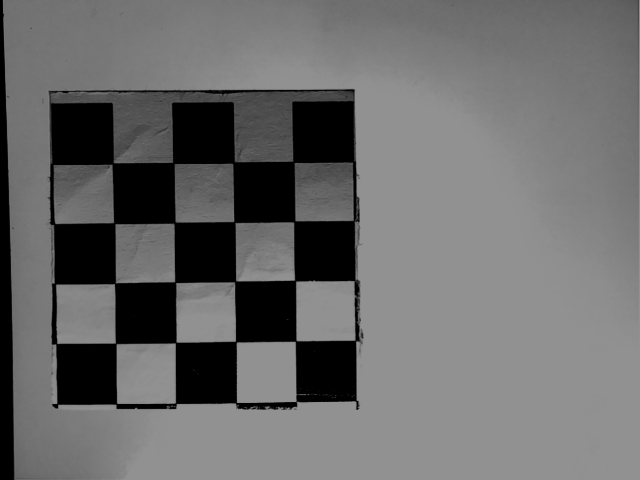
#> input picture 03__Project3/02__MainCode/calibration/000016.bmp, 640 x 480 px; its folder holds only this picture in this run; the run also reads 1 picture not shown here
$ jupyter execute --allow-errors 6_2_calibration.ipynb
#> lines starting #> are read from the running program, lines starting #| are printed output that depends on the picture; after the words box and inside, x2 and y2 are one past the last pixel; in counts of white or black regions, pixels touching at a corner belong together
### 03__Project3/02__MainCode/tools_camera.py
import numpy as np
import cv2
import os
from PIL import Image
from torchvision.transforms import transforms
from math import pi
import math
import random
import matplotlib.pyplot as plt

"""Data normalization"""
def normal(M):

    nPuntos = len(M[0])
    if len(M) == 3:
        puntos = np.concatenate(([M[0] / M[2]], [M[1] / M[2]]))
        centroid = np.array([[sum(puntos[0])], [sum(puntos[1])]]) / nPuntos
        resta = np.concatenate(([puntos[0] - centroid[0]], [puntos[1] - centroid[1]]))
        dista = np.diag(np.dot(np.transpose(resta), resta))
        dista2 = np.sqrt(dista)
        escala = sum(dista2) / nPuntos
        T = np.concatenate((np.concatenate((np.identity(len(puntos)) / escala, np.array([[0, 0]]))),
                            np.concatenate((centroid / -escala, np.array([[1]])))), axis=1)
        N = np.dot(T, M)
    if len(M) == 4:
        puntos = np.concatenate(([M[0] / M[3]], [M[1] / M[3]], [M[2] / M[3]]))
        centroid = np.array([[sum(puntos[0])], [sum(puntos[1])], [sum(puntos[2])]]) / nPuntos
        resta = np.concatenate(([puntos[0] - centroid[0]], [puntos[1] - centroid[1]], [puntos[2] - centroid[2]]))
        dista = np.diag(np.dot(np.transpose(resta), resta))
        dista2 = np.sqrt(dista)
        escala = sum(dista2) / nPuntos
        T = np.concatenate((np.concatenate((np.identity(len(puntos)) / escala, np.array([[0, 0, 0]]))),
                            np.concatenate((centroid / -escala, np.array([[1]])))), axis=1)
        N = np.dot(T, M)
    return N, T

"""Estimation of the projection matrix"""
def minEst(X, U):

    a = np.zeros((2 * len(X[0]), 11))
    b = np.zeros((2 * len(X[0]), 1))
    for i in range(2 * len(X[0])):
        for j in range(12):
            if i % 2 == 0:
                if j == 0:
                    a[i, j] = X[0][int(i / 2)]
                elif j == 1:
                    a[i, j] = X[1][int(i / 2)]
                elif j == 2:
                    a[i, j] = X[2][int(i / 2)]
                elif j == 3:
                    a[i, j] = X[3][int(i / 2)]
                elif j == 8:
                    a[i, j] = -U[0][int(i / 2)] * X[0][int(i / 2)]
                elif j == 9:
                    a[i, j] = -U[0][int(i / 2)] * X[1][int(i / 2)]
                elif j == 10:
                    a[i, j] = -U[0][int(i / 2)] * X[2][int(i / 2)]
                elif j == 11:
                    b[i, 0] = U[0][int(i / 2)] * X[3][int(i / 2)]
            else:
                if j == 4:
                    a[i, j] = X[0][int((i - 1) / 2)]
                elif j == 5:
                    a[i, j] = X[1][int((i - 1) / 2)]
                elif j == 6:
                    a[i, j] = X[2][int((i - 1) / 2)]
                elif j == 7:
                    a[i, j] = X[3][int((i - 1) / 2)]
                elif j == 8:
                    a[i, j] = -U[1][int((i - 1) / 2)] * X[0][int(i / 2)]
                elif j == 9:
                    a[i, j] = -U[1][int((i - 1) / 2)] * X[1][int(i / 2)]
                elif j == 10:
                    a[i, j] = -U[1][int((i - 1) / 2)] * X[2][int(i / 2)]
                elif j == 11:
                    b[i, 0] = U[1][int((i - 1) / 2)] * X[3][int(i / 2)]

    C = np.linalg.inv(np.dot(np.transpose(a), a))
    P = np.dot(np.dot(C, np.transpose(a)), b)

    E = b - np.dot(a, P)
    nPuntos = len(X)
    varianza = np.dot(np.transpose(E), E) / (2 * nPuntos - 11)
    covarza = varianza[0][0] * C
    covarzaN = np.concatenate((np.concatenate((covarza, np.zeros((11, 1))), axis=1), np.zeros((1, 12))))
    PestN = np.concatenate((P, np.array([[1]])))
    return PestN, covarzaN


"""Extraction of parameters from the estimated projection matrix"""
def param(P, varianza):

    lambd = math.sqrt(np.dot(np.transpose(P[8:11]), P[8:11]))
    p3V = varianza[8:11, 8:11]
    lambdaV = np.dot(np.dot(np.transpose(P[8:11]), p3V), P[8:11]) / (4 * np.dot(np.transpose(P[8:11]), P[8:11]))
    Pn = P / lambd
    Pn1V = (1 / (lambd ** 4)) * (P * lambdaV * np.transpose(P))
    Pn2V = varianza / (lambd ** 2)
    PnV = Pn1V + Pn2V

    p1 = Pn[0:3]
    p14 = Pn[3]
    p2 = Pn[4:7]
    p24 = Pn[7]
    p3 = Pn[8:11]
    p34 = Pn[11]

    P1V = PnV[0:3, 0:3]
    P14V = PnV[3][3]
    P2V = PnV[4:7, 4:7]
    P24V = PnV[7][7]
    P3V = PnV[8:11, 8:11]
    P34V = PnV[11][11]

    tz = p34
    tzV = P34V

    r3 = p3
    r3V = P3V

    uo = np.dot(np.transpose(p1), p3)
    uoV = np.dot(np.dot(np.transpose(p3), P1V), p3) + np.dot(np.dot(np.transpose(p1), P3V), p1)

    vo = np.dot(np.transpose(p2), p3)
    voV = np.dot(np.dot(np.transpose(p3), P2V), p3) + np.dot(np.dot(np.transpose(p2), P3V), p2)

    fu = math.sqrt(np.dot(np.transpose(p1), p1) - uo ** 2)
    fuV = (np.dot(np.dot(np.transpose(p1), P1V), p1) + np.dot(np.dot(uo, uoV), uo)) / (
                np.dot(np.transpose(p1), p1) - uo ** 2)

    fv = math.sqrt(np.dot(np.transpose(p2), p2) - vo ** 2)
    fvV = (np.dot(np.dot(np.transpose(p2), P2V), p2) + np.dot(np.dot(vo, voV), vo)) / (
                np.dot(np.transpose(p2), p2) - vo ** 2)

    tx = (p14 - np.dot(uo, p34)) / fu
    txV = (P14V + (p34 ** 2) * uoV + (uo ** 2) * P34V + ((((p14 - uo * p34) ** 2) * fuV) / fu ** 2)) / fu ** 2

    ty = (p24 - np.dot(vo, p34)) / fv
    tyV = (P24V + (p34 ** 2) * voV + (vo ** 2) * P34V + ((((p24 - vo * p34) ** 2) * fvV) / fv ** 2)) / fv ** 2

    r1 = (p1 - uo * p3) / fu

    r2 = (p2 - vo * p3) / fv

    Pm = np.concatenate((np.array([[fu]]), np.array([[fv]]), uo, vo, np.array([tx]), np.array([ty]), np.array([tz])))
    Pvar = np.concatenate((fuV, fvV, uoV, voV, txV, tyV, np.array([[tzV]])))
    return Pm, Pvar

"""Functionality to visualize matrices"""
UPPER_LEFT = u'\u250c'
UPPER_RIGHT = u'\u2510'
LOWER_LEFT = u'\u2514'
LOWER_RIGHT = u'\u2518'
HORIZONTAL = u'\u2500'
VERTICAL = u'\u2502'

def upper_line(width):
    return UPPER_LEFT + HORIZONTAL * width + UPPER_RIGHT

def lower_line(width):
    return LOWER_LEFT + HORIZONTAL * width + LOWER_RIGHT

def left_line(height):
    return "\n".join([UPPER_LEFT] + [VERTICAL] * height + [LOWER_LEFT])

def right_line(height):
    return "\n".join([UPPER_RIGHT] + [VERTICAL] * height + [LOWER_RIGHT])

def ndtotext(A, w=None, h=None):
    """Returns a string to pretty print the numpy.ndarray `A`.

    Currently supports 1 - 3 dimensions only.
    Raises a NotImplementedError if an array with more dimensions is passed.

    Describe `w` and `h`.
    """
    if A.ndim == 1:
        if w is None:
            #return str(A)
            return np.array2string(A, formatter={'float_kind':lambda A: "%.2f" % A})
        #s = " ".join([str(value).rjust(width) for value, width in zip(A, w)])
        s = " ".join([np.array2string(value, formatter={'float_kind':lambda value: "%.2f" % value}).rjust(width) for value, width in zip(A, w)])
        return '[{}]'.format(s)
    elif A.ndim == 2:
        #widths = [max([len(str(s)) for s in A[:, i]]) for i in range(A.shape[1])]
        widths = [max([len(np.array2string(s, formatter={'float_kind':lambda s: "%.2f" % s})) for s in A[:, i]]) for i in range(A.shape[1])]
        s = "".join([' ' + ndtotext(AA, w=widths) + ' \n' for AA in A])
        w0 = sum(widths) + len(widths) - 1 + 2 # spaces between elements and corners
        return upper_line(w0) + '\n'  + s + lower_line(w0)
    elif A.ndim == 3:
        h = A.shape[1]
        strings = [left_line(h)]
        strings.extend(ndtotext(a) + '\n' for a in A)
        strings.append(right_line(h))
        return '\n'.join(''.join(pair) for pair in zip(*map(str.splitlines, strings)))
    raise NotImplementedError("Currently only 1 - 3 dimensions are supported")

"""Composition of the matrix of extrinsic parameters"""
def compose_extrinsec_matrix(radio, angulo):

    rX = (pi / 180) * (angulo)  # angulo de rotación en el eje X
    rY = 0  # angulo de rotación en el eje Y
    rZ = 0  # angulo de rotación en el eje Z
    tX = 0  # Traslacion en el eje X
    tY = math.sin((pi / 180) * (angulo)) * radio  # Traslacion en el eje Y
    tZ = -math.cos((pi / 180) * (angulo)) * radio  # Traslacion en el eje Z

    Rx = np.array([[1, 0, 0], [0, math.cos(rX), -math.sin(rX)],
                   [0, math.sin(rX), math.cos(rX)]])  # matriz de traslación según rotación en el eje X
    Ry = np.array([[math.cos(rY), 0, math.sin(rY)], [0, 1, 0],
                   [-math.sin(rY), 0, math.cos(rY)]])  # matriz de traslación según rotación en el eje Y
    Rz = np.array([[math.cos(rZ), -math.sin(rZ), 0], [math.sin(rZ), math.cos(rZ), 0],
                   [0, 0, 1]])  # matriz de traslación según rotación en el eje Z
    R = np.dot(np.dot(Rx, Ry), Rz)  # Matriz de rotación que da la orientación de la camara en el espacio 3D
    T = np.array([[tX], [tY], [tZ]])  # Matriz de traslacion que situa la camara en el espacio 3D

    cTw = np.linalg.inv(np.concatenate((np.concatenate((R, T), axis=1), np.array([[0, 0, 0, 1]]))))
    return cTw

"""Composition of the projection matrix"""
def compose_P(fu, fv, uo, vo, radio, angulo):

    T = compose_extrinsec_matrix(radio, angulo)
    K = np.array([[fu, 0, uo], [0, fv, vo], [0, 0, 1]])
    K1 = np.array([[fu, 0, uo, 0], [0, fv, vo, 0], [0, 0, 1, 0]])

    P = np.dot(K1,T)
    P=P/P[2][3]
    #print('Projection matrix:\n',P)
    return P

"""Camera class"""
class Cam:

    """Intrinsic parameters """
    fu = 1580  # fu = f/dx
    fv = 1580  # fv = f/dy
    uo = 350  # uo = xo
    vo = 300  # vo = yo

    """Extrinsic parameters"""
    radio = 1000
    angulo = 180 - 45

    """Camera class constructor"""
    def __init__(self, *args): #_fu, _fv, _uo, _vo, _radio, _angulo

        if args:
            self.fu = args[0]
            self.fv = args[1]
            self.uo = args[2]
            self.vo = args[3]
            self.radio = args[4]
            self.angulo = args[5]

        self.P = compose_P( self.fu, self.fv, self.uo, self.vo, self.radio, self.angulo)
        print('Projection matrix:')
        print(ndtotext(self.P))

    """Returns the pixels U corresponding to the projections of the world points X with the camera model P"""
    def project(self, *args):
        if args:
            if len(args) == 1:
                P = self.P
                X =  args[0]
            elif len(args) == 2:
                P =  args[0]
                X =  args[1]
            else:
                return(-1)
            U = np.dot(P, X)
            U = np.concatenate([[U[0] / U[2]], [U[1] / U[2]], [np.ones(U[0].shape)]])
            return(U)
        return(-1)

    """Show image"""
    # [6 lines left out: function im_show, not called in this run]

    """Defines the homography of the XY plane of the world"""
    # [11 lines left out: function get_Homografy_planeXY, not called in this run]

    """Gets the array of intrinsic parameters"""
    def get_camera_matrix(self):
        return np.array([[self.fu, 0, self.uo], [0, self.fv, self.vo], [0, 0, 1]])

    """Gets the array of extrinsic parameters"""
    def get_extrinsec_matrix(self):
        return compose_extrinsec_matrix(self.radio, self.angulo)
#> further down, img is the input picture: shape (480, 640, 3); min 0, max 146, mean 106.5

### 03__Project3/02__MainCode/6_2_calibration.ipynb
+ Requirements:
    1. The "tools_camera.py" file.
    2. Images of the "imgs/calibration" and "imgs/calibration_wide" directories for the example calibration with OpenCV functionality.
    3. The estimated time to carry out this activity is approximately half an hour.
<br><br>
+ Objectives of the notebook:
    1. Calibrate the model of a camera.
<br><br>
+ Summary of activities:
    1. Code implemented in Python with Numpy will be analyzed.
    2. Code implemented with OpenCV functionality will be analyzed.

# Camera calibration

The calibration process consists of estimating the projection matrix $^{d}\mathbf{M}_w$ of a camera. We know that this matrix allows us to calculate the undistorted image pixels $\mathbf{p}_{d}$ from the world points $\mathbf{p}_w$.

$$ \mathbf{p}_{d} = \begin{bmatrix} s \, u \\ s \, v \\ s \end{bmatrix} ;\:\:\:\: \mathbf{p}_ {w} = \begin{bmatrix} {X}_w \\ {Y}_w \\ {Z}_w \\ 1 \end{bmatrix} ;\:\:\:\: \mathbf{p}_{d } = \, ^{d}\mathbf{M}_w \cdot \mathbf{p}_w$$

$$\begin{bmatrix} s \, u \\ s \, v \\ s \end{bmatrix} = \begin{bmatrix} {m}_{11}&{m}_{12}&{m}_{13}&{m}_{14} \\ {m}_{21}&{m}_{22}&{m}_{23}&{m}_{24} \\ {m}_{31}&{m}_{32}&{m}_{33}&{m}_{34} \end{bmatrix} \cdot \begin{bmatrix} {X}_w \\ {Y}_w \\ {Z}_w \\ 1 \end{bmatrix} $$

Calibrating a camera consists of solving the following system of equations [(Faugueras)](https://polibuscador.upv.es/permalink/f/6lh1qt/alma2139627090003706), based on $n$ (at least 6) correspondences between non-coplanar world points $\mathbf{p}_w$ with their respective pixels projected onto the image $\mathbf{p}_{d}$.

$$ \mathbf{A} \cdot \mathbf{m} = \mathbf{0} $$

$$\begin{bmatrix}
{X}_1 & {Y}_1 & {Z}_1 & 1 & 0 & 0 & 0 & 0 & -{u}_1\,{X}_1 & -{u}_1\,{Y}_1 & -{u}_1\,{Z}_1 & -{u}_1 \\
0 & 0 & 0 & 0 & {X}_1 & {Y}_1 & {Z}_1 & 1 & -{v}_1\,{X}_1 & -{v}_1\,{Y}_1 & -{v}_1\,{Z}_1 & -{v}_1 \\
.. & .. & .. & .. & .. & .. & .. & .. & .. & .. & .. & .. \\
{X}_n & {Y}_n & {Z}_n & 1 & 0 & 0 & 0 & 0 & -{u}_n\,{X}_n & -{u}_n\,{Y}_n & -{u}_n\,{Z}_n & -{u}_n \\
0 & 0 & 0 & 0 & {X}_n & {Y}_n & {Z}_n & 1 & -{v}_n\,{X}_n & -{v}_n\,{Y}_n & -{v}_n\,{Z}_n & -{v}_n \\
\end{bmatrix} \cdot
\begin{bmatrix}
{m}_{11} \\ {m}_{12} \\ .. \\ {m}_{33} \\ {m}_{34}
\end{bmatrix}
= \mathbf{0} \\
$$

$$ {m}_{34} = 1 \:\:\: \implies \:\:\: \mathbf{A^{'}} \cdot \mathbf{m^{'}} = \mathbf{b} \:\:\: \implies \:\:\: \mathbf{m^{'}} = (\mathbf{A^{'T}} \mathbf{A^{'}})^{-1} \mathbf{A^{'T}} \, \, \mathbf{b} $$

# Calibration example in Python

[cell 1]
import numpy as np
import cv2
import os
from PIL import Image
from torchvision.transforms import transforms
from math import pi
import math
import random
import time
import matplotlib.pyplot as plt
from mpl_toolkits.mplot3d import Axes3D
from IPython.display import clear_output, Image, display, HTML  # functionality to display images in the notebook
import tools_camera as ca
import glob
import pickle
import yaml

[cell 2]
"""World points"""
nPuntos = 6
amplitudX = 500
amplitudY = 500
amplitudZ = 500

nPuntos_mitad = int(nPuntos/2)
nPuntos_resto = int(nPuntos - nPuntos_mitad)

x = (np.random.rand(1, nPuntos) - 0.5) * amplitudX
y = np.concatenate( ( np.random.rand(1, nPuntos_mitad) * amplitudY, np.zeros((1, nPuntos_resto)) ), axis=1 )
z = np.concatenate( ( np.zeros((1, nPuntos_mitad)), np.random.rand(1, nPuntos_resto) * amplitudZ ), axis=1 )
X =  np.concatenate( (x,y,z,np.ones((1,nPuntos))), axis=0)

if nPuntos == 6:
    print('"World points:')
    print(ca.ndtotext(X))

[cell 3]
"""Intrinsec parameters"""
fu = 1580  # fu = f/dx
fv = 1580  # fv = f/dy
uo = 350  # uo = xo
vo = 300  # vo = yo

"""Extrinsec parameters"""
radio = 1000
angulo = 180 - 45

"""CAMERA MODEL"""
cam = ca.Cam(fu, fv, uo, vo, radio, angulo)

[cell 4]
"""Image points (in pixels)"""
U=cam.project(X)

if nPuntos == 6:
    print('Image points (in pixels):')
    print(ca.ndtotext(U))

[cell 5]
"""Noise introduction in coordinates points"""
ruidoM = 0.1 # Noise added to world points
ruidoI = 0.5 # Noise added to image points

Xr = X + np.concatenate((np.array((np.random.rand(3, nPuntos) - 0.5) * ruidoM), np.zeros((1, nPuntos))))  # mundo
Ur = U + np.concatenate((np.array((np.random.rand(2, nPuntos) - 0.5) * ruidoI), np.zeros((1, nPuntos))))  # imagen

if nPuntos == 6:
    print('Noisy world points:')
    #np.set_printoptions(precision=4)
    print(ca.ndtotext(Xr))
    print('Noisy image points:')
    print(ca.ndtotext(Ur))

[cell 6]
"""Data normalization"""
[Xn, Tx] = ca.normal(Xr)
[Un, Tu] = ca.normal(Ur)

if nPuntos == 6:
    print('Normalized projected point (in pixels):')
    print(ca.ndtotext(Un))

[cell 7]
"""Camera calibration with normalized points"""
PestN, covarzaN = ca.minEst(Xn, Un)

[cell 8]
"""Un-normalize without taking into account the variance"""
PestN1 = np.transpose(PestN)
PestN1.resize(3,4)
Pest1 = np.dot(np.dot(np.linalg.inv(Tu), PestN1), Tx)

Pest1=Pest1/Pest1[2][3]
print('Calibrated projection matrix:')
print(ca.ndtotext(Pest1))

[cell 9]
"""Un-normalize taking into account the variance"""
Tu = np.linalg.inv(Tu)
Tu = np.concatenate(
    (np.concatenate((Tu[0][0] * np.identity(4), Tu[0][1] * np.identity(4), Tu[0][2] * np.identity(4)), axis=1),
     np.concatenate((Tu[1][0] * np.identity(4), Tu[1][1] * np.identity(4), Tu[1][2] * np.identity(4)), axis=1),
     np.concatenate((Tu[2][0] * np.identity(4), Tu[2][1] * np.identity(4), Tu[2][2] * np.identity(4)), axis=1)))
Tx = np.transpose(Tx)
Tx = np.concatenate((np.concatenate((Tx, np.zeros((4, 8))), axis=1),
                     np.concatenate((np.zeros((4, 4)), Tx, np.zeros((4, 4))), axis=1),
                     np.concatenate((np.zeros((4, 8)), Tx), axis=1)))

PestN.resize((12, 1))
Pnorm = np.dot(np.dot(Tx, Tu), PestN)
PnormV = np.dot(np.dot(np.dot(np.dot(Tx, Tu), covarzaN), np.transpose(Tu)), np.transpose(Tx))

"""Estimating parameters extracted from the calibrated projection matrix"""
Pm, Pvar = ca.param(Pnorm, PnormV)

#('fu','fv','u0','v0','tx','ty','tz')
print('Real parameters:')
cTw = cam.get_extrinsec_matrix()
real_values = np.array([[fu, fv, uo, vo, cTw[0,3], cTw[1,3], cTw[2,3]]])
print(ca.ndtotext(real_values))
print('Estimated parameters:')
print(ca.ndtotext(np.transpose(Pm)))
print('Estimated variances:')
print(ca.ndtotext(np.transpose(Pvar)))

[cell 10]
"""Retroprojection error estimation"""
Ur_est = np.dot(Pest1, Xr)
Ur_est = np.concatenate([[Ur_est[0] / Ur_est[2]], [Ur_est[1] / Ur_est[2]], [np.ones(Ur_est[0].shape)]])
resta = np.concatenate(([U[0] - Ur_est[0]], [U[1] - Ur_est[1]]))
dista = np.diag(np.dot(np.transpose(resta), resta))
error_retroproyeccion = np.mean(np.sqrt(dista))

print('error_retroproyeccion:', error_retroproyeccion)

[cell 11]
"""The image is displayed comparing the original pixels with the pixels projected with the calibrated matrix"""
#> (the rest of this cell did not finish here and is left out)

# Calibration example using OpenCV functionality
OpenCV uses the calibration method of [Zhang](http://ieeexplore.ieee.org/document/888718) which starts from several images of coplanar world points. This way the calibration pattern is much easier to build, since a pattern can simply be printed with a printer.

[cell 12]
import cv2
import numpy as np
import matplotlib.pyplot as plt

def preprocess_image(image, filename, kernel_size=5, show=True):
    """
    1) Convert to gray
    2) Median blur
    3) Otsu threshold to binary
    4) Find external contours and mask them in
    Returns a cleaned binary image.
    """
#> called with filename = 'calibration/000016.bmp', kernel_size = 5, show = False
    # 1) gray
    gray = cv2.cvtColor(image, cv2.COLOR_BGR2GRAY)

    # 2) median blur
    median = cv2.medianBlur(gray, kernel_size)

    # 3) otsu threshold
    _, binary = cv2.threshold(
        median, 0, 255, cv2.THRESH_BINARY + cv2.THRESH_OTSU
    )
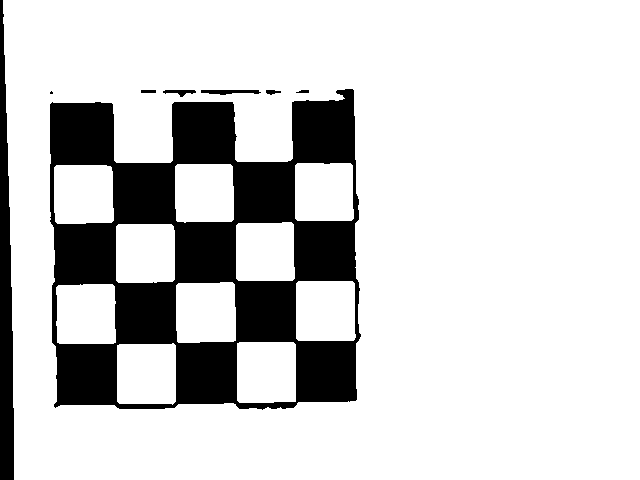
#> binary: shape (480, 640); 81.8% white; 8 black regions (1 under 20 px)

    # 4) find + fill external contours
    contours, _ = cv2.findContours(
        binary, cv2.RETR_EXTERNAL, cv2.CHAIN_APPROX_SIMPLE
    )
#> contours = 1 contour; box (x1, y1, x2, y2) and area: (3, 0, 640, 480) 301440
    mask = np.zeros_like(binary)
    cv2.drawContours(mask, contours, -1, color=255, thickness=cv2.FILLED)
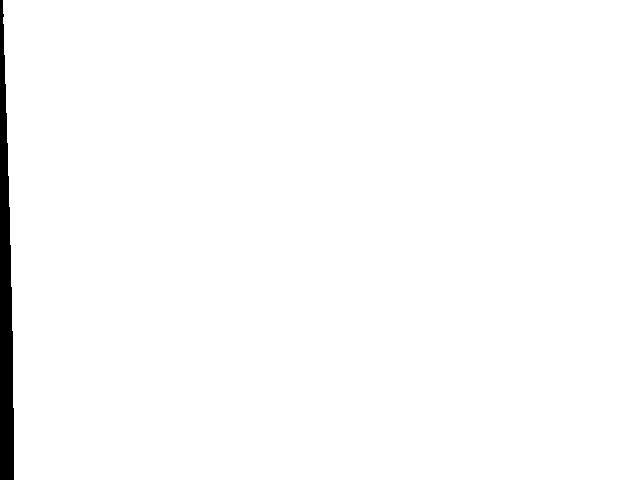
#> mask: shape (480, 640); 98.5% white; 1 black region, box (x1, y1, x2, y2) and area: (0, 0, 14, 480) 4650
    cleaned = cv2.bitwise_and(binary, mask)

    # show inline
    if show:
        plt.figure(figsize=(5,5))
        plt.imshow(cleaned, cmap='gray')
        plt.title(f"Preprocessed / Cleaned {filename}")
        plt.axis('off')
        plt.show()

    return cleaned

[cell 13]
""""Extraction of pairs of world points and their corresponding projected points in pixels"""
images = glob.glob('calibration/*.bmp')
print(f"Found {len(images)} images:")
print(images)


pattern_size = (4,4)

# prepare object points, like (0,0,0), (1,0,0), (2,0,0) ....,(6,5,0)
objp = np.zeros((pattern_size[0] * pattern_size[1], 3), np.float32)
objp[:, :2] = np.mgrid[0:pattern_size[1], 0:pattern_size[0]].T.reshape(-1, 2)

# 3) Storage for all images
objpoints = []   # 3D points in real world space
imgpoints = []   # 2D points in image plane

for idx, fname in enumerate(images):
    img = cv2.imread(fname)
    preprocesssed_image = preprocess_image(img, fname, 5, show=False)

    # 1) detect on the cleaned mask:
    ret, corners = cv2.findChessboardCorners(
        preprocesssed_image,
        pattern_size,
        flags=cv2.CALIB_CB_ADAPTIVE_THRESH + cv2.CALIB_CB_NORMALIZE_IMAGE
    )
#> ret = True; corners = 16 rows, first 8: [113, 164], [173.5, 163], [233.5, 162.5], [292, 162], [114.5, 223], [176.1, 220.9], [234.5, 222], [294, 221]

    if not ret:
        print(f" ⚠️ Corners not found in {fname}, skipping.")
        continue
    else:
        print(f" ✔️ Found corners in {fname}")

    # 2) draw onto a *color* copy of your cleaned mask, so you can see the colored circles
    vis = cv2.cvtColor(preprocesssed_image, cv2.COLOR_GRAY2BGR)
#> vis: shape (480, 640, 3); 81.8% white; 8 black regions (1 under 20 px), largest, box (x1, y1, x2, y2) and area: (50, 89, 361, 410) 50772, (0, 0, 14, 480) 4650, (201, 90, 261, 95) 210
#> (the rest of the program and of its run is left out)
